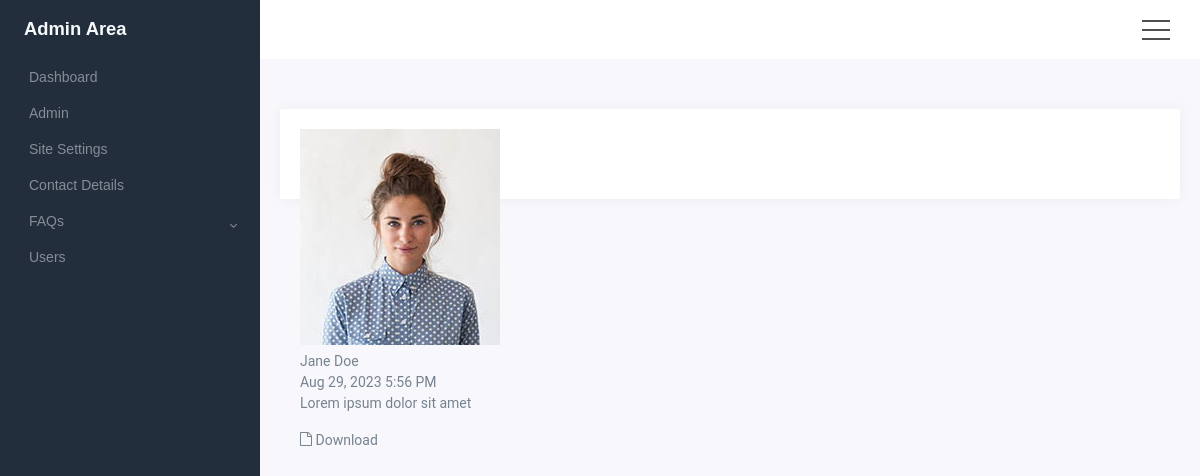
/admin/message.php?id=1, run on the app's committed database.
### tables this page shows
CREATE TABLE `msgs` (
  `msg_id` int NOT NULL,
  `msg_content` text,
  `from_id` int NOT NULL,
  `to_id` int DEFAULT NULL,
  `msg_created_at` datetime DEFAULT NULL
);

CREATE TABLE `users` (
  `id` int NOT NULL,
  `firstname` varchar(255) NOT NULL,
  `lastname` varchar(255) NOT NULL,
  `email` varchar(255) NOT NULL,
  `pwd` varchar(255) NOT NULL,
  `photo` varchar(255) DEFAULT NULL,
  `user_status` varchar(255) DEFAULT 'member',
  `account_status` varchar(255) DEFAULT 'pending',
  `user_account_type_id` int DEFAULT '1',
  `gender` varchar(255) DEFAULT NULL,
  `date_of_birth` varchar(255) DEFAULT NULL,
  `phone` varchar(255) DEFAULT NULL,
  `skype_id` varchar(255) DEFAULT NULL,
  `postal_address` varchar(255) DEFAULT NULL,
  `certificate_file` varchar(255) DEFAULT NULL,
  `identification_file` varchar(255) DEFAULT NULL,
  `created_at` varchar(255) DEFAULT NULL,
  `updated_at` varchar(255) DEFAULT NULL
);

### Classes/Db.php (called while the page is built, shortened)
<?php
class Db {
    private $servername;
    private $username;
    private $password;
    private $dbname;
    public function __construct() {
        $this->servername = 'localhost';
        $this->username = 'root';
        $this->password = '';
        $this->dbname = 'tutoriffic';
    }
    public function con() {
        $config = require __DIR__ . '/../config.php';
        $server = $_SERVER['SERVER_NAME'];
        if($server == 'localhost') {
            $this->servername = $config['DB_SERVER_LOCAL'];
            $this->username = $config['DB_USER_LOCAL'];
            $this->password = $config['DB_PASS_LOCAL'];
            $this->dbname = $config['DB_NAME_LOCAL'];
        } else {
            $this->servername = $config['DB_SERVER_PROD'];
            $this->username = $config['DB_USER_PROD'];
            $this->password = $config['DB_PASS_PROD'];
            $this->dbname = $config['DB_NAME_PROD'];
        }
        try {
            $con = new \mysqli(
                $this->servername,
                $this->username,
                $this->password,
                $this->dbname
            );
            return $con;
        } catch (\Exception $e) {
            die("Connection error: " . $e->getMessage());
        }
        return $con;
    }
}

### Classes/Message.php (the view, shortened to what this page needs)
<?php
    class Message {
        public $con;
        public function __construct()
        {
            $this->con = Db::getInstance()->con();
        }
        public function get_msg_by_id($msg_id) {
            $sql = "SELECT
                msgs.msg_id,
                msgs.msg_content,
                msgs.from_id,
                msgs.to_id,
                msgs.msg_created_at,
                msg_files.file_id,
                msg_files.msg_filename,
                msg_files.msg_file_type,
                from_user.photo AS from_photo,
                from_user.firstname AS from_firstname,
                from_user.lastname AS from_lastname,
                to_user.photo AS to_photo,
                to_user.firstname AS to_firstname,
                to_user.lastname AS to_lastname
            FROM
                msgs
            LEFT JOIN
                users AS from_user ON msgs.from_id = from_user.id
            LEFT JOIN
                users AS to_user ON msgs.to_id = to_user.id
            LEFT JOIN
                msg_files ON msgs.msg_id = msg_files.file_msg_id
            WHERE
                msgs.msg_id = ?;";
            $stmt = $this->con->prepare($sql);
            $stmt->bind_param("i", $msg_id);
            $stmt->execute();
            $result = $stmt->get_result();
            $messages = [];
            if ($result->num_rows > 0) {
                while ($row = $result->fetch_assoc()) {
                    $msgId = $row['msg_id'];
                    if (!isset($messages[$msgId])) {
                        $messages[$msgId] = [
                            "msg_id" => $row['msg_id'],
                            "msg_content" => $row['msg_content'],
                            "from_id" => $row['from_id'],
                            "to_id" => $row['to_id'],
                            "msg_created_at" => $row['msg_created_at'],
                            "from_photo" => $row['from_photo'],
                            "from_firstname" => $row['from_firstname'],
                            "from_lastname" => $row['from_lastname'],
                            "to_photo" => $row['to_photo'],
                            "to_firstname" => $row['to_firstname'],
                            "to_lastname" => $row['to_lastname'],
                            "files" => []
                        ];
                    }
                    if (!empty($row['file_id'])) {
                        $file = [
                            "file_id" => $row['file_id'],
                            "msg_filename" => $row['msg_filename'],
                            "msg_file_type" => $row['msg_file_type'],
                        ];
                        $messages[$msgId]["files"][] = $file;
                    }
                }
            }
            return $messages;
        }
        function makeLinksClickable($text) {
            return preg_replace(
                '/(https?:\/\/[^\s]+)/',
                '<a href="$1" target="_blank">$1</a>',
                $text
            );
        }
        public function message($msg_id) {
            $msg_array = $this->get_msg_by_id($msg_id)[$msg_id];
            $scheduleBtn = "";
            $num_of_files = count($msg_array['files']);
            $msg_content = $this->makeLinksClickable($msg_array['msg_content']);
            $content = paragraphs($msg_content);
            $datetime_array = datetime_array($msg_array['msg_created_at']);
            $date = $datetime_array['date'];
            $time = $datetime_array['time'];
            $flStr = "";
            if ($num_of_files > 0) {
                $flStr .= "<div class='files-wrapper'>";
                foreach($msg_array['files'] as $file) {
                    $flStr .= "
                    <div class='file-wrapper'>
                        <a href='./uploads/msg/files/{$file['msg_filename']}' download='{$file['msg_filename']}'>
                            <i class='icon-file-o'></i>
                            <span>Download</span>
                        </a>
                    </div>";
                }
                $flStr .= "</div>";
            }
            if(isset($msg_array['from_photo'])) {
                $from_avatar = "<img src='./assets/avatars/{$msg_array['from_photo']}'>";
            } else {
                $fs = substr($msg_array['from_firstname'], 0, 1);
                $from_avatar = "<span>$fs</span>";
            }
            $str = "<div class='message' id='msg-{$msg_array['msg_id']}'>
                <div class='msg-main'>
                    <div class='msgbox-header'>
                        <div class='msg-col-left'>
                            <div class='msg-col-1'>
                                <div class='msg-photo'>
                                    $from_avatar
                                </div>
                            </div>
                            <div class='msg-col-2'>
                                <div class='msg-from'>
                                    <div>{$msg_array['from_firstname']} {$msg_array['from_lastname']}</div>
                                </div>
                                <div class='msg-datetime'>
                                    <div>$date $time</div>
                                </div>
                            </div>
                        </div>
                        <div class='msg-col-right'>
                            $scheduleBtn
                        </div>
                    </div>
                    <div class='msgbox-body'>
                        <div class='msgbox-body-inner'>
                            <div class='msg-content'>
                                {$content}
                            </div>
                            <div class='msg-files-wrapper'>
                                $flStr
                            </div>
                        </div>
                    </div>
                </div>
            </div>";
            echo $str;
        }
    }
?>

### functions.php (shortened to what this page needs)
<?php
    function datetime_array($datetime_str, $tz='America/New_York') {
        $date = new DateTime($datetime_str, new DateTimeZone($tz));
        $date_formatted = $date->format('M j, Y');
        $time_formatted = $date->format('g:i A');
        return array(
            'date' => $date_formatted,
            'time' => $time_formatted
        );
    }
    function paragraphs($content) {
        $paragraphs = preg_split('/\n/', $content);
        $pStr = "";
        foreach($paragraphs as $paragraph):
            $pStr .= "<p>$paragraph</p>";
        endforeach;
        return $pStr;
    }
?>

### css/icomoon/style.css (style rules this page uses)
[class^="icon-"], [class*=" icon-"] { font-family: 'icomoon' !important; speak: none; font-style: normal; font-weight: normal; font-variant: normal; text-transform: none; line-height: 1; -webkit-font-smoothing: antialiased; -moz-osx-font-smoothing: grayscale; }
.icon-file-o:before { content: "\f016"; }

### admin/header.php (style rules this page uses)
* { margin: 0; padding: 0; box-sizing: border-box; }
body { font-size: 0.875rem; font-family: sans-serif; }

### admin/message.php (style rules this page uses)
.message { position: relative; display: block; height: 50px; line-height: 50px; cursor: default; transition-duration: 0.3s; font-family: "Roboto", sans-serif; font-size: 0.875rem; font-weight: 400; line-height: 1.5; color: #76838f; }
a { text-decoration: none; transition: all 0.4s ease-in-out; color: #76838f; }
p { margin-top: 0; margin-bottom: 1rem; }

### admin/sidebar.php (style rules this page uses)
a { text-decoration: none; }

### data on the page
msgs: users.photo (picture), users.firstname "Jane", users.lastname "Doe", date "Aug 29, 2023", time "5:56 PM", msg_content "Lorem ipsum dolor sit amet"
